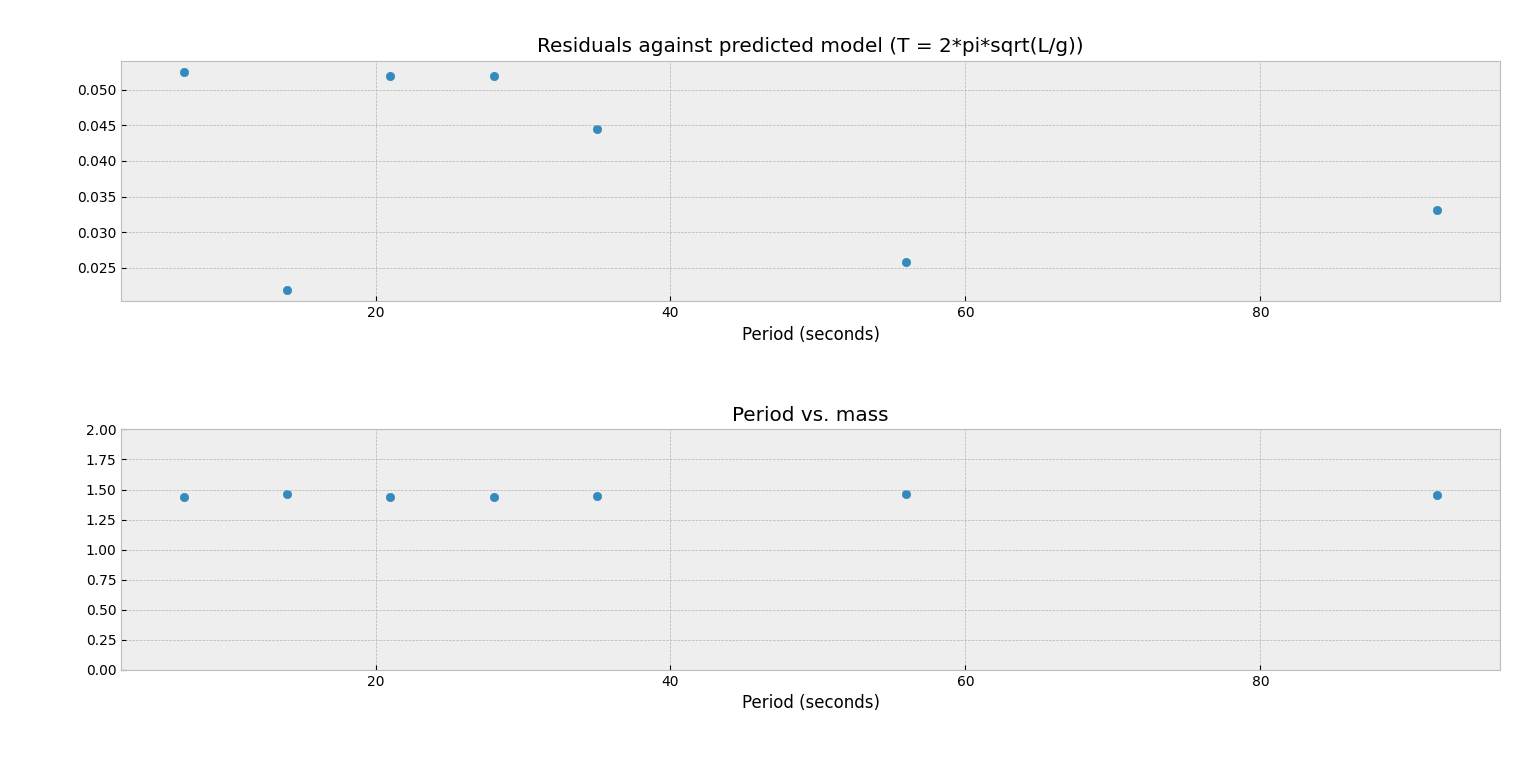

The script that drew this image:
import matplotlib.pyplot as plt
from math import pi, sqrt
import numpy as np

plt.style.use("bmh")

experimental = {92: 1.455333333,
                56: 1.462666667,
                35: 1.444,
                28: 1.436666667,
                21: 1.436666667,
                14: 1.466666667,
                7: 1.436}

L = 0.55
base = 2*pi*sqrt(L/9.8)

mass = np.array([92, 56, 35, 28, 21, 14, 7])
residuals = []

for key, value in experimental.items():
    residuals.append(abs(base - value))

m, b = np.polyfit(mass, residuals, 1)

plt.subplot(2, 1, 1)
plt.scatter(mass, residuals, label="residuals")
plt.title("Residuals against predicted model (T = 2*pi*sqrt(L/g))")
plt.xlabel("Mass (grams)")
plt.xlabel("Period (seconds)")

plt.subplot(2, 1, 2)
plt.scatter(list(experimental.keys()), list(
    experimental.values()), label="raw data")
plt.title("Period vs. mass")
plt.ylim(0, 2)
plt.xlabel("Mass (grams)")
plt.xlabel("Period (seconds)")

plt.tight_layout()

plt.show()
